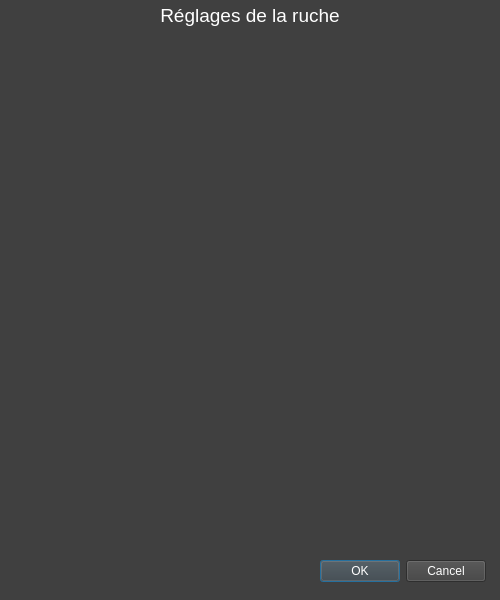
<?xml version="1.0" encoding="UTF-8"?>
<ui version="4.0">
 <class>reglageRuche</class>
 <widget class="QDialog" name="reglageRuche">
  <property name="geometry">
   <rect>
    <x>0</x>
    <y>0</y>
    <width>500</width>
    <height>600</height>
   </rect>
  </property>
  <property name="windowTitle">
   <string>Réglages de la ruche</string>
  </property>
  <property name="styleSheet">
   <string notr="true">background:#404040;color:white;</string>
  </property>
  <widget class="QDialogButtonBox" name="buttonBox">
   <property name="geometry">
    <rect>
     <x>320</x>
     <y>560</y>
     <width>166</width>
     <height>22</height>
    </rect>
   </property>
   <property name="orientation">
    <enum>Qt::Horizontal</enum>
   </property>
   <property name="standardButtons">
    <set>QDialogButtonBox::Cancel|QDialogButtonBox::Ok</set>
   </property>
  </widget>
  <widget class="QLabel" name="label">
   <property name="geometry">
    <rect>
     <x>0</x>
     <y>0</y>
     <width>500</width>
     <height>31</height>
    </rect>
   </property>
   <property name="font">
    <font>
     <pointsize>14</pointsize>
    </font>
   </property>
   <property name="text">
    <string>Réglages de la ruche</string>
   </property>
   <property name="alignment">
    <set>Qt::AlignCenter</set>
   </property>
  </widget>
 </widget>
 <resources/>
 <connections>
  <connection>
   <sender>buttonBox</sender>
   <signal>accepted()</signal>
   <receiver>reglageRuche</receiver>
   <slot>accept()</slot>
   <hints>
    <hint type="sourcelabel">
     <x>248</x>
     <y>254</y>
    </hint>
    <hint type="destinationlabel">
     <x>157</x>
     <y>274</y>
    </hint>
   </hints>
  </connection>
  <connection>
   <sender>buttonBox</sender>
   <signal>rejected()</signal>
   <receiver>reglageRuche</receiver>
   <slot>reject()</slot>
   <hints>
    <hint type="sourcelabel">
     <x>316</x>
     <y>260</y>
    </hint>
    <hint type="destinationlabel">
     <x>286</x>
     <y>274</y>
    </hint>
   </hints>
  </connection>
 </connections>
</ui>
